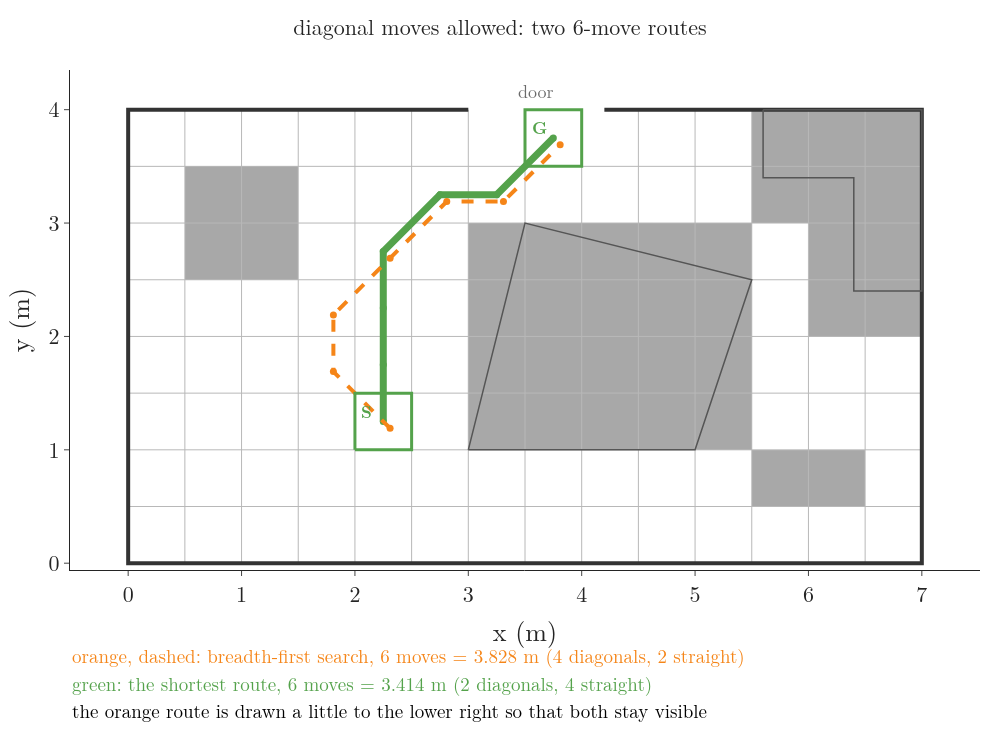

Source code (Python):
"""Figure 1: with diagonal moves allowed (8-connected grid, 0.5 m straight, 0.707 m diagonal, no cutting corners),
breadth-first search returns a 6-move route of 3.828 m (orange, dashed: 4 diagonals and 2 straight moves), while the
shortest route, found by Dijkstra's algorithm, also has 6 moves but is 3.414 m long (green: 2 diagonals and 4 straight
moves). The two routes share their last 3 moves. Run: python routes8.py -> routes8.png"""
from pathlib import Path

import plotly.graph_objects as go
from gifkit import GREEN, ORANGE
from griddraw import axes, grid_lines, grid_trace, layout, lines_below, room_lines, route, start_goal
from roomsearch import GOAL, START, STEPS8, bfs, dijkstra, length, neighbours

here = Path(__file__).parent
B = bfs(STEPS8)["path"]
D = dijkstra(lambda c: neighbours(c, STEPS8), START, GOAL)["path"]
assert len(B) - 1 == 6 and round(length(B), 3) == 3.828 and len(D) - 1 == 6 and round(length(D), 3) == 3.414
assert B[3:] == D[3:]

fig = go.Figure()
fig.add_trace(grid_trace())
fig.add_trace(grid_lines())
for t in room_lines():
    fig.add_trace(t)
fig.add_trace(route(D, GREEN, 7))
shifted = [(i + 0.12, j - 0.12) for i, j in B]                 # drawn slightly off the cell centres so both show
fig.add_trace(route(shifted, ORANGE, 4, dash="dash"))
start_goal(fig)
axes(fig)
layout(fig, height=740, title="diagonal moves allowed: two 6-move routes", b=170)
lines_below(fig, [("orange, dashed: breadth-first search, 6 moves = 3.828 m (4 diagonals, 2 straight)", ORANGE),
                  ("green: the shortest route, 6 moves = 3.414 m (2 diagonals, 4 straight)", GREEN),
                  ("the orange route is drawn a little to the lower right so that both stay visible", "black")],
            y0=-0.14)
fig.write_image(here / "routes8.png")
print(B, D)
